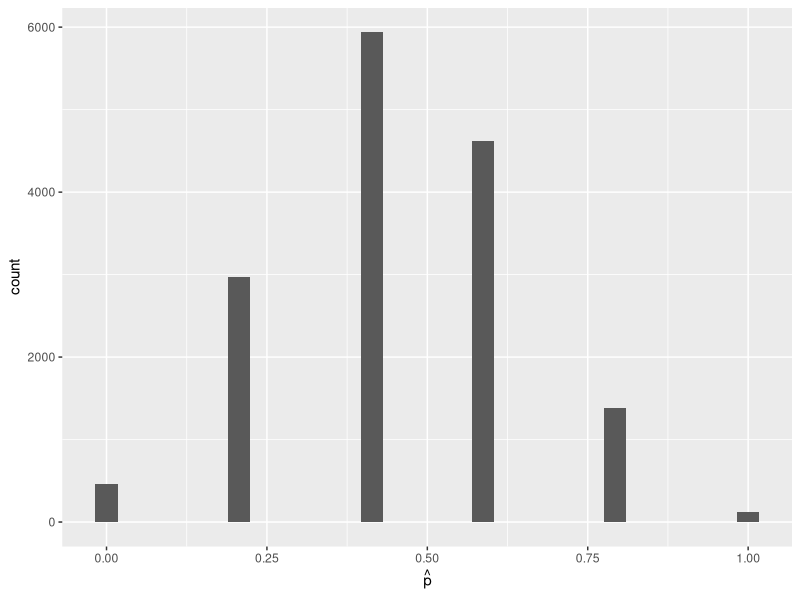
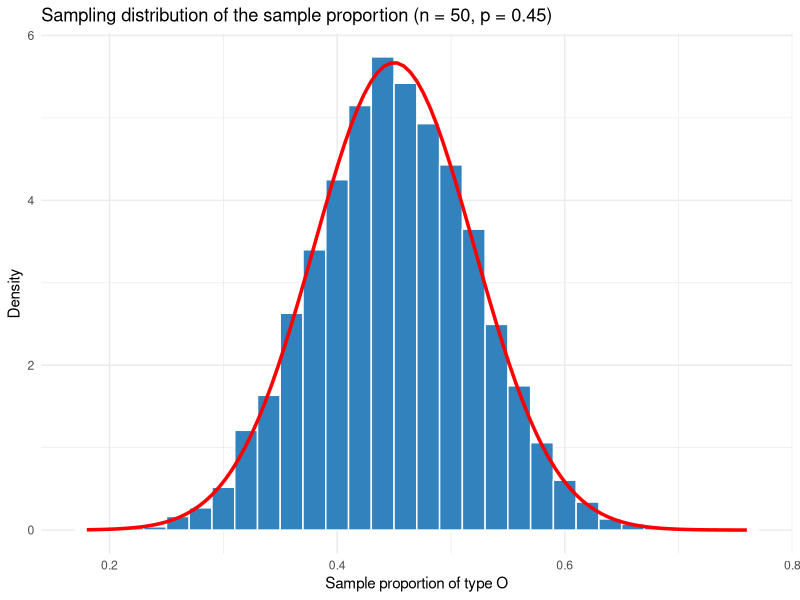
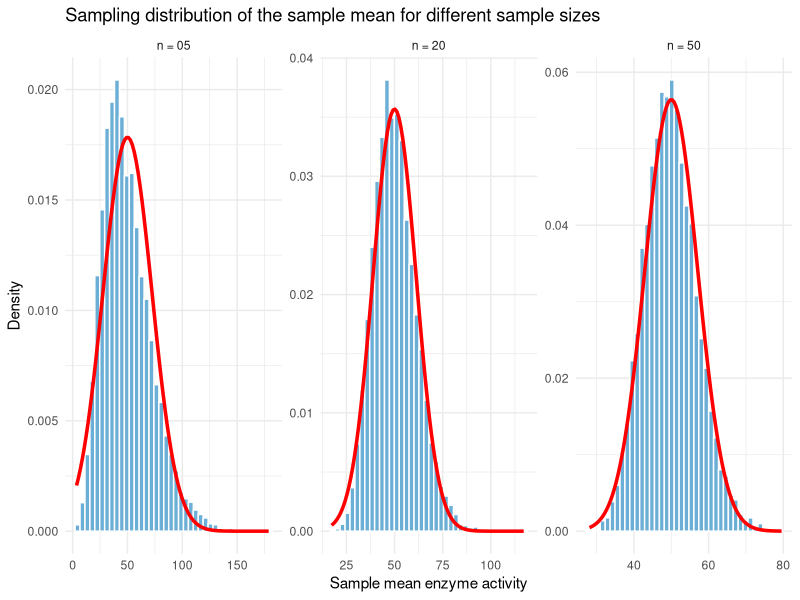
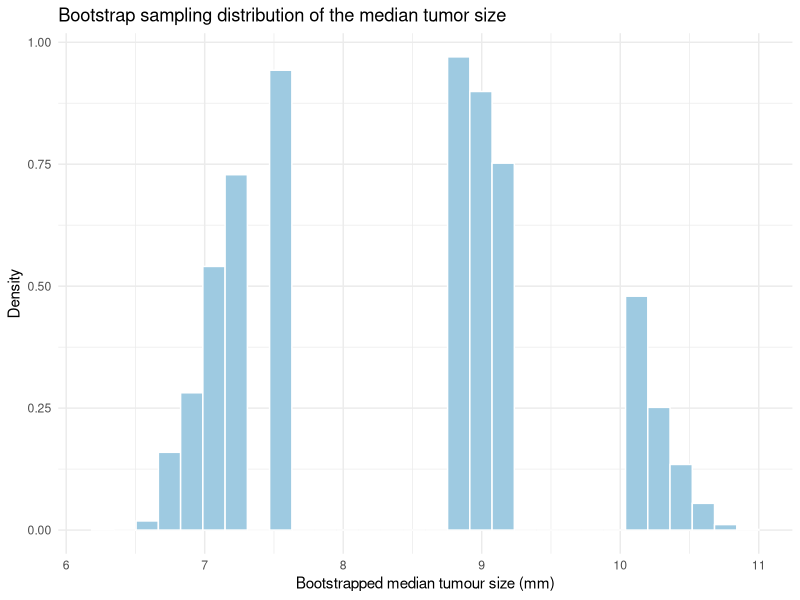

The R source for these figures, in order:
## ---- chunk 1
#| echo: false
#| message: false
#| warning: false

values = c("L","L","R","R","L","L","L","L","R","L","R","L","L","R","R","R","R","R","R","R"

)


kableExtra::kable (t(values))

## ---- chunk 2
#| echo: false
#| message: false
#| warning: false
set.seed(10045)
library(tidyverse)


x = sample(values, 5)

kableExtra::kable(t(x))

## ---- chunk 3
#| echo: false
#| message: false
#| warning: false
set.seed(10045)
library(tidyverse)

samples = combn(20, 5)

props = tibble(x = rep(NA, ncol(samples)))

for(i in 1:ncol(samples)){
  props[i,1] = mean(values[samples[,i]]=="L")
  # cat(i, "\n")
}

props |> 
  ggplot(aes(x=x))+
  geom_histogram()+
  xlab(expression(hat(p)))

## ---- chunk 4
#| echo: false
#| message: false
#| warning: false
set.seed(100413)
library(tidyverse)
n <- 50; p <- 0.45
sim_props <- rbinom(10000, size = n, prob = p) / n
props_tbl <- tibble(prop = sim_props)

ggplot(props_tbl, aes(x = prop)) +
  geom_histogram(aes(y = ..density..), bins = 30, fill = "#3182bd", color = "white") +
  stat_function(fun = dnorm, args = list(mean = p, sd = sqrt(p*(1-p)/n)),
                color = "red", lwd = 1.2) +
  labs(x = "Sample proportion of type O", y = "Density",
       title = "Sampling distribution of the sample proportion (n = 50, p = 0.45)") +
  theme_minimal()
## ---- chunk 5
#| echo: false
#| message: false
#| warning: false
set.seed(2025)
library(tidyverse)

lambda <- 1/50  # rate parameter for exponential distribution
sim_means <- function(n) {
  replicate(10000, mean(rexp(n, rate = lambda)))
}

means_05  <- sim_means(5)
means_20 <- sim_means(20)
means_50 <- sim_means(50)

means_df <- tibble(
  mean = c(means_05, means_20, means_50),
  n    = factor(rep(c("n = 05", "n = 20", "n = 50"),
                    each = 10000))
)

ggplot(means_df, aes(x = mean)) +
  geom_histogram(aes(y = ..density..), bins = 40, fill = "#6baed6", color = "white") +
  facet_wrap(~ n, scales = "free") +
  stat_function(fun = dnorm, args = list(mean = 50, sd = 50/sqrt(5)),
                color = "red", lwd = 1.2, data = means_df %>% filter(n == "n = 05")) +
  stat_function(fun = dnorm, args = list(mean = 50, sd = 50/sqrt(20)),
                color = "red", lwd = 1.2, data = means_df %>% filter(n == "n = 20")) +
  stat_function(fun = dnorm, args = list(mean = 50, sd = 50/sqrt(50)),
                color = "red", lwd = 1.2, data = means_df %>% filter(n == "n = 50")) +
  labs(x = "Sample mean enzyme activity", y = "Density",
       title = "Sampling distribution of the sample mean for different sample sizes") +
  theme_minimal()
## ---- chunk 6
#| echo: false
#| message: false
#| warning: false
set.seed(2025)
library(tidyverse)

# Simulate skewed tumour sizes
tumor <- rlnorm(25, meanlog = 2, sdlog = 0.5)  # 25 tumour diameters

# Bootstrap resampling function for the median
boot_medians <- replicate(5000, {
  boot_sample <- sample(tumor, size = length(tumor), replace = TRUE)
  median(boot_sample)
})

boot_tbl <- tibble(median = boot_medians)

ggplot(boot_tbl, aes(x = median)) +
  geom_histogram(aes(y = ..density..), bins = 30, fill = "#9ecae1", color = "white") +
  labs(x = "Bootstrapped median tumour size (mm)", y = "Density",
       title = "Bootstrap sampling distribution of the median tumor size") +
  theme_minimal()
